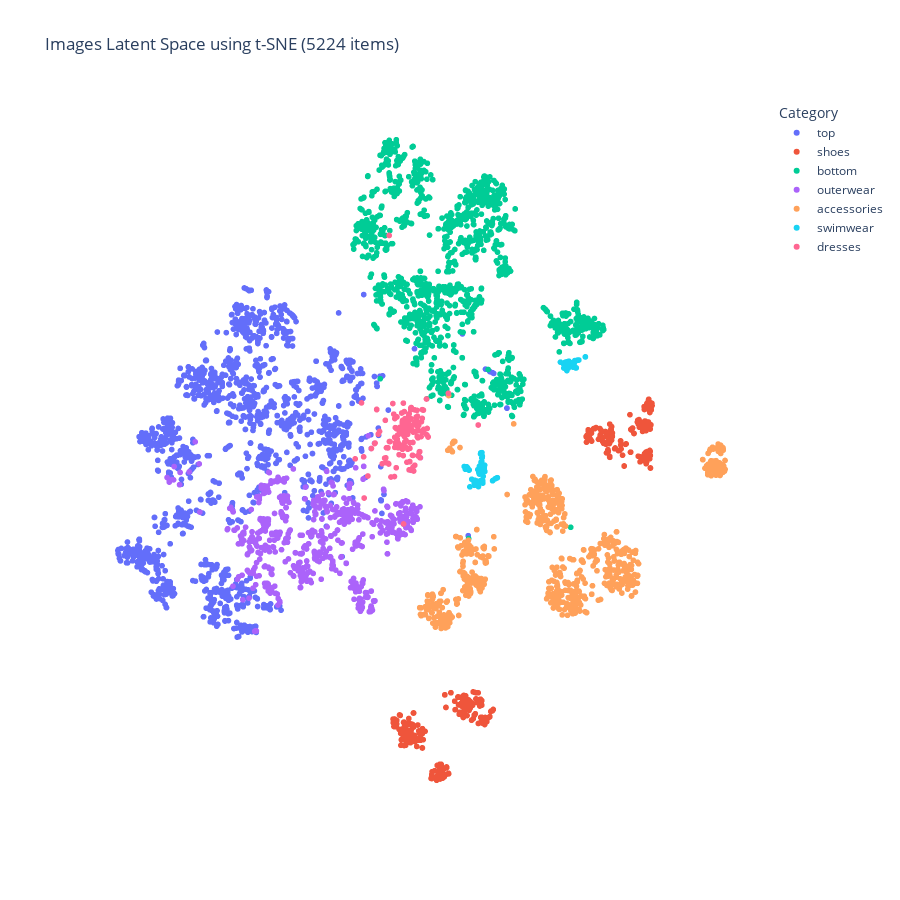

Notebook source saved alongside this figure:
### Markdown cell above
## Application Workflow

The application provides AI-powered outfit recommendations through a multi-step process:

1. **User Input**: Users submit a prompt describing an event or occasion for which they need outfit suggestions
2. **Text Generation**: Gemini processes the request and generates a detailed textual description of appropriate outfit combinations
3. **Semantic Matching**: The CLIP model converts both the Gemini-generated text and product images (stored as `img_embeddings` in `product_data`) into a shared vector space
4. **Product Retrieval**: Using Euclidean distance calculations, the system identifies the most semantically similar products from the database, matching the AI's recommendations with actual available items

The t-SNE visualization shows the latent space distribution of our 5,224 product image embeddings, where products naturally cluster by category (tops, shoes, bottom, outerwear, accessories, swimwear, dresses), demonstrating the effectiveness of CLIP's visual-semantic understanding for cross-modal retrieval.

### Code cell
visualize_embeddings()

### Figure 1 — Plotly figure (JSON) as saved in the notebook; plotly's stock layout.template omitted (floating-point values rounded to 4 significant figures; data arrays with more than 128 entries replaced by an {"elided": "..."} marker saying what was removed)
{"data": [{"customdata": {"elided": "1624x4 mixed values"}, "hovertemplate": "main_category=top<br>x=%{x}<br>y=%{y}<br>title=%{customdata[0]}<br>price=%{customdata[1]}<br>brand=%{customdata[2]}<br>category=%{customdata[3]}<extra></extra>", "legendgroup": "top", "marker": {"color": "#636efa", "symbol": "circle"}, "mode": "markers", "name": "top", "showlegend": true, "x": {"elided": "1624 float values"}, "xaxis": "x", "y": {"elided": "1624 float values"}, "yaxis": "y", "type": "scattergl"}, {"customdata": {"elided": "431x4 mixed values"}, "hovertemplate": "main_category=shoes<br>x=%{x}<br>y=%{y}<br>title=%{customdata[0]}<br>price=%{customdata[1]}<br>brand=%{customdata[2]}<br>category=%{customdata[3]}<extra></extra>", "legendgroup": "shoes", "marker": {"color": "#EF553B", "symbol": "circle"}, "mode": "markers", "name": "shoes", "showlegend": true, "x": {"elided": "431 float values"}, "xaxis": "x", "y": {"elided": "431 float values"}, "yaxis": "y", "type": "scattergl"}, {"customdata": {"elided": "1411x4 mixed values"}, "hovertemplate": "main_category=bottom<br>x=%{x}<br>y=%{y}<br>title=%{customdata[0]}<br>price=%{customdata[1]}<br>brand=%{customdata[2]}<br>category=%{customdata[3]}<extra></extra>", "legendgroup": "bottom", "marker": {"color": "#00cc96", "symbol": "circle"}, "mode": "markers", "name": "bottom", "showlegend": true, "x": {"elided": "1411 float values"}, "xaxis": "x", "y": {"elided": "1411 float values"}, "yaxis": "y", "type": "scattergl"}, {"customdata": {"elided": "681x4 mixed values"}, "hovertemplate": "main_category=outerwear<br>x=%{x}<br>y=%{y}<br>title=%{customdata[0]}<br>price=%{customdata[1]}<br>brand=%{customdata[2]}<br>category=%{customdata[3]}<extra></extra>", "legendgroup": "outerwear", "marker": {"color": "#ab63fa", "symbol": "circle"}, "mode": "markers", "name": "outerwear", "showlegend": true, "x": {"elided": "681 float values"}, "xaxis": "x", "y": {"elided": "681 float values"}, "yaxis": "y", "type": "scattergl"}, {"customdata": {"elided": "817x4 mixed values"}, "hovertemplate": "main_category=accessories<br>x=%{x}<br>y=%{y}<br>title=%{customdata[0]}<br>price=%{customdata[1]}<br>brand=%{customdata[2]}<br>category=%{customdata[3]}<extra></extra>", "legendgroup": "accessories", "marker": {"color": "#FFA15A", "symbol": "circle"}, "mode": "markers", "name": "accessories", "showlegend": true, "x": {"elided": "817 float values"}, "xaxis": "x", "y": {"elided": "817 float values"}, "yaxis": "y", "type": "scattergl"}, {"customdata": {"elided": "100x4 mixed values"}, "hovertemplate": "main_category=swimwear<br>x=%{x}<br>y=%{y}<br>title=%{customdata[0]}<br>price=%{customdata[1]}<br>brand=%{customdata[2]}<br>category=%{customdata[3]}<extra></extra>", "legendgroup": "swimwear", "marker": {"color": "#19d3f3", "symbol": "circle"}, "mode": "markers", "name": "swimwear", "showlegend": true, "x": [17.01, 21.01, 19.44, 19.5, 19.92, 20.24, 17.17, 20.39, 21.21, 19.79, 20.71, 20.7, 20.01, 19.56, 24.33, 20.81, 19.88, 16.92, 18.87, 20.58, 23.26, 21.08, 16.37, 17.52, 19.65, 20.3, 23.18, 19.97, 20.21, 18.88, 19.64, 20.52, 24.03, 20.6, 21.18, 17.55, 19.91, 20.15, 21.27, 20.85, 19.99, 24.25, 17.73, 23.8, 18.83, 16.64, 20.92, 20.28, 20.61, 18.75, 20.59, 20.73, 20.66, 20.33, 20.62, 16.94, 21.32, 19.07, 20.04, 20.47, 20.21, 20.57, 18.18, 20.15, 20.84, 43.27, 43.15, 42.91, 42.29, 41.32, 40.88, 41.05, 41.49, 43.2, 42.59, 41.72, 42.64, 43.88, 39.46, 41.01, 45.45, 45.45, 40.27, 42.74, 41.2, 40.27, 40.92, 43.57, 40.16, 40.59, 41.36, 40.19, 40.19, 43.08, 43.0, 42.76, 42.43, 42.51, 40.28, 20.4], "xaxis": "x", "y": [-4.415, -5.417, -7.627, -8.188, -8.294, -5.919, -4.621, -7.525, -5.268, -8.897, -4.49, -7.667, -6.041, -7.69, -6.876, -7.575, -5.442, -4.393, -8.509, -4.097, -7.502, -5.531, -4.326, -5.147, -8.182, -4.528, -7.565, -7.975, -7.67, -7.439, -5.031, -4.707, -7.015, -4.087, -4.592, -5.111, -5.735, -5.804, -4.02, -4.823, -4.813, -6.891, -8.953, -7.115, -8.608, -4.945, -6.565, -1.455, -2.382, -7.967, -3.186, -1.97, -2.331, -1.219, -1.153, -4.476, -5.447, -8.104, -4.233, -5.839, -7.607, -3.977, -7.224, -4.796, -8.098, 18.16, 18.14, 19.82, 19.34, 18.29, 19.51, 18.6, 19.68, 19.82, 19.35, 18.75, 18.56, 19.95, 19.47, 17.54, 20.67, 20.66, 19.11, 19.47, 18.26, 18.97, 18.46, 19.94, 19.12, 19.43, 18.1, 19.15, 19.12, 19.76, 19.67, 19.18, 18.36, 18.36, 18.14, -3.344], "yaxis": "y", "type": "scattergl"}, {"customdata": {"elided": "160x4 mixed values"}, "hovertemplate": "main_category=dresses<br>x=%{x}<br>y=%{y}<br>title=%{customdata[0]}<br>price=%{customdata[1]}<br>brand=%{customdata[2]}<br>category=%{customdata[3]}<extra></extra>", "legendgroup": "dresses", "marker": {"color": "#FF6692", "symbol": "circle"}, "mode": "markers", "name": "dresses", "showlegend": true, "x": {"elided": "160 float values"}, "xaxis": "x", "y": {"elided": "160 float values"}, "yaxis": "y", "type": "scattergl"}], "layout": {"xaxis": {"anchor": "y", "domain": [0.0, 1.0], "title": {"text": "x"}, "showticklabels": false, "visible": false}, "yaxis": {"anchor": "x", "domain": [0.0, 1.0], "title": {"text": "y"}, "showticklabels": false, "visible": false}, "legend": {"title": {"text": "Category"}, "tracegroupgap": 0}, "title": {"text": "Images Latent Space using t-SNE (5224 items)"}, "height": 900}}
